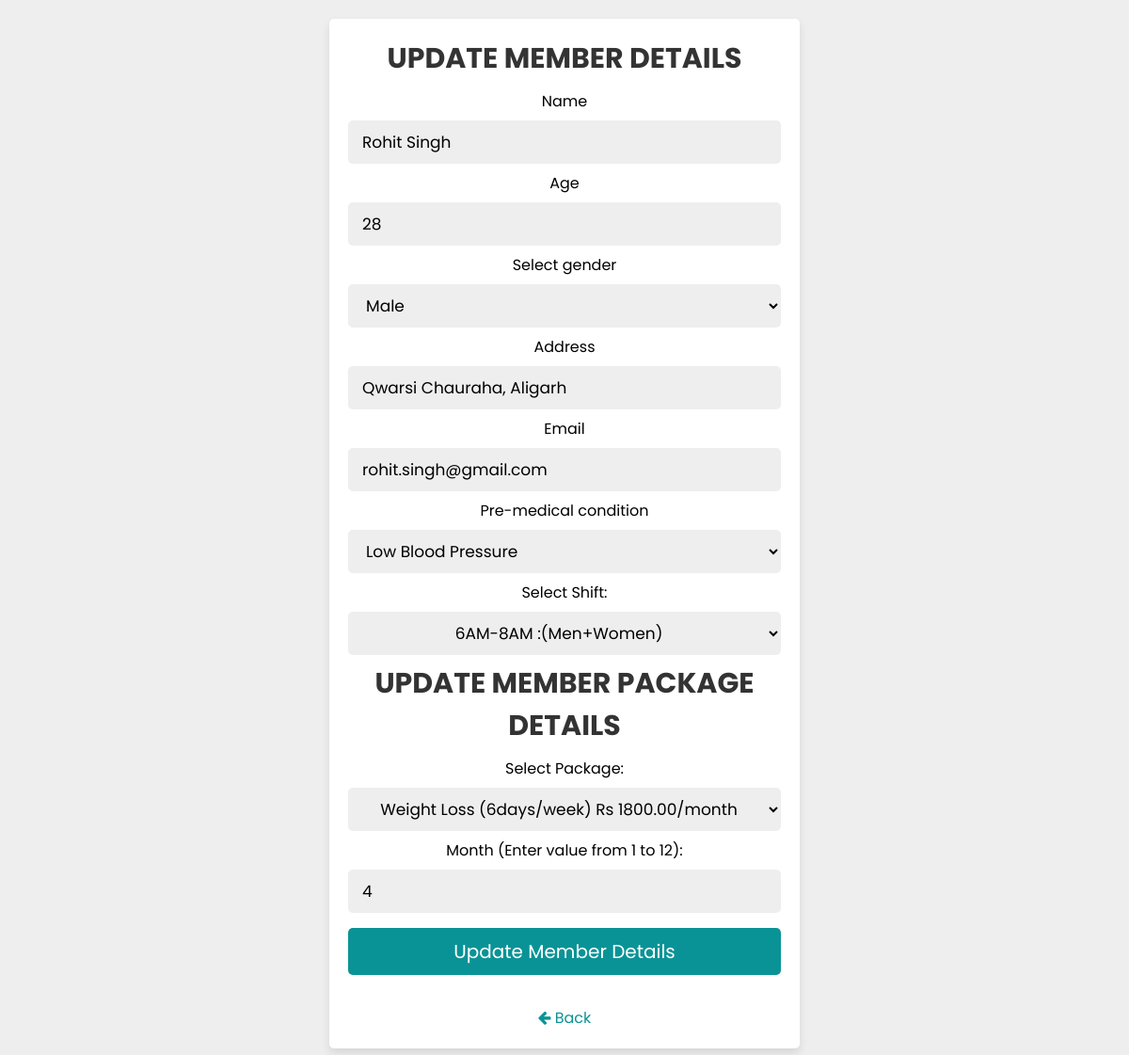
Page /admin/actions/update_member.php?m_phone=9876543211 on the committed database.
### tables this page shows
CREATE TABLE IF NOT EXISTS `members` (
  `m_name` varchar(50) NOT NULL,
  `m_age` int(3) NOT NULL,
  `m_gender` varchar(20) NOT NULL,
  `m_address` varchar(100) NOT NULL,
  `m_medical` varchar(50) NOT NULL,
  `m_phone` varchar(10) NOT NULL,
  `m_email` varchar(50) DEFAULT NULL,
  `m_shift` varchar(30) NOT NULL,
  PRIMARY KEY (`m_phone`)
);

CREATE TABLE IF NOT EXISTS `bookings` (
  `booking_date` datetime NOT NULL,
  `expiry_date` datetime NOT NULL,
  `m_phone` varchar(10) NOT NULL,
  `packID` int(10) UNSIGNED NOT NULL,
  `month` int(2) NOT NULL,
  `m_price` decimal(10,2) NOT NULL,
  `bookingID` int(10) UNSIGNED NOT NULL AUTO_INCREMENT,
  PRIMARY KEY (`bookingID`),
  KEY `m_phone` (`m_phone`),
  KEY `packID` (`packID`),
  KEY `m_phone_2` (`m_phone`)
);

### admin/actions/update_member.php (the view, shortened to what this page needs)
<?php
include("../../partials/dbconnect.php");
if(isset($_GET['m_phone'])) {
    $m_phone = $_GET['m_phone'];
    $stmt1 = $conn->prepare("SELECT * FROM members WHERE m_phone = ?");
    $stmt1->bind_param("s", $m_phone);
    $stmt1->execute();
    $result1 = $stmt1->get_result();
    $row = $result1->fetch_assoc();
    $current_m_name = $row['m_name'];
    $current_m_age = $row['m_age'];
    $current_m_gender = $row['m_gender'];
    $current_m_address = $row['m_address'];
    $current_m_medical = $row['m_medical'];
    $current_m_email = $row['m_email'];
    $current_m_shift = $row['m_shift'];
    $stmt7 = $conn->prepare("SELECT * FROM bookings WHERE m_phone=?");
    $stmt7->bind_param("s", $m_phone);
    $stmt7->execute();
    $result7 = $stmt7->get_result();
    if ($result7->num_rows > 0) {
        $row7 = $result7->fetch_assoc();
        $current_month = $row7['month'];
        $current_packID = $row7['packID'];
    } else {
        $current_month = 'None';
        $current_packID = 0;
    }
    $stmt8 = $conn->prepare("SELECT p_name FROM packages WHERE packID=?");
    $stmt8->bind_param("i", $current_packID);
    $stmt8->execute();
    $result8 = $stmt8->get_result();
    if ($result8->num_rows > 0) {
        $row8 = $result8->fetch_assoc();
        $current_p_name = $row8['p_name'];
    } else {
        $current_p_name = "None";
    }
}
?>
<!DOCTYPE html>
<html lang="en">
<head>
  <link rel="stylesheet" href="add.css">
  <link rel="stylesheet" href="https://cdnjs.cloudflare.com/ajax/libs/font-awesome/4.7.0/css/font-awesome.min.css">
</head>
<body>
<div class="form-container">
  <form method="post" enctype="multipart/form-data">
        <h3>Update Member Details</h3>
        <label for="new_m_name">Name</label>
        <input type="text" name="new_m_name" value="<?php echo $current_m_name;?>">
        <label for="new_m_age">Age</label>
        <input type="text" name="new_m_age" value="<?php echo $current_m_age;?>" pattern="[0-9]{2}">
        <label for="new_m_gender">Select gender</label>
        <select name="new_m_gender">
            <option value="male" <?php if ($current_m_gender == "male") { echo " selected"; } ?>>Male</option>
        </select>
        <label for="new_m_address">Address</label>
        <input type="text" name="new_m_address" value="<?php echo $current_m_address;?>">
        <label for="new_m_email">Email</label>
        <input type="text" name="new_m_email" value="<?php echo $current_m_email;?>">
        <label for="new_m_medical">Pre-medical condition</label>
        <select name="new_m_medical">
            <option value="low_blood_pressure" <?php if ($current_m_medical == "low_blood_pressure") { echo " selected"; } ?>>Low Blood Pressure</option>
        </select>
        <label for="new_m_shift">Select Shift:</label>
        <select name="new_m_shift" style="text-align:center;">
            <option value="6AM-8AM" <?php if ($current_m_shift == "6AM-8AM") { echo " selected"; } ?>>6AM-8AM :(Men+Women)</option>
        </select>
        <h3>Update Member Package Details</h3>
        <label for="new_p_name">Select Package:</label>
        <select name="new_p_name" id="p_name" style="text-align:center;">
            <?php
                $sql = "SELECT packID, p_name, price FROM packages";
                $stmt3 = $conn->prepare($sql);
                $stmt3->execute();
                $stmt3->bind_result($packID, $p_name, $price);
                while ($stmt3->fetch()) {
                    $selected = "";
                    if ($current_p_name == $p_name) {
                        $selected = " selected";
                    }
                    echo "<option" . $selected . " value='" . $packID . "'>" . $p_name . "<span style='font-weight:bold;'> Rs " . $price . "/month" . "</span></option>";
                }
            ?>
            </select>
            <label for="new_month">Month (Enter value from 1 to 12):</label>
            <input type="number" name="new_month" required min="1" max="12" value="<?php echo $current_month;?>">
    <input type="submit" value="Update Member Details" class="form-btn"><br><br>
    <a href="../members.php"><i class="fa fa-arrow-left" aria-hidden="true"></i> Back</a>
  </form>
</div>
</body>
</html>

### admin/actions/add.css (style rules this page uses)
* { font-family: 'Poppins', sans-serif; margin:0; padding:0; box-sizing: border-box; outline: none; border:none; text-decoration: none; }
.form-container { min-height: 100vh; display: flex; align-items: center; justify-content: center; padding:20px; padding-bottom: 60px; background: #eee; }
.form-container form { padding:20px; border-radius: 5px; box-shadow: 0 5px 10px rgba(0,0,0,.1); background: #fff; text-align: center; width: 500px; }
.form-container form h3 { font-size: 30px; text-transform: uppercase; margin-bottom: 10px; color:#333; }
.form-container form input, .form-container form select { width: 100%; padding:10px 15px; font-size: 17px; margin:8px 0; background: #eee; border-radius: 5px; }
.form-container form .form-btn { background-color: #AE2012; color: white; text-transform: capitalize; font-size: 20px; }
i { color:#AE2012; }
a { color:#AE2012; }

### admin/actions/update_member.php (style rules this page uses)
.form-container form .form-btn { background-color: #0A9396; }
i { color:#0A9396; }
a { color:#0A9396; }

### rows in the picture
members: new_m_name "Rohit Singh", new_m_age "28", new_m_gender "Male", new_m_address "Qwarsi Chauraha, Aligarh", new_m_email "rohit.singh@gmail.com", new_m_medical "Low Blood Pressure", new_m_shift "6AM-8AM :(Men+Women)"
bookings: new_month "4"

### other values in the picture
form field new_p_name "Weight Loss (6days/week) Rs 1800.00/month"
